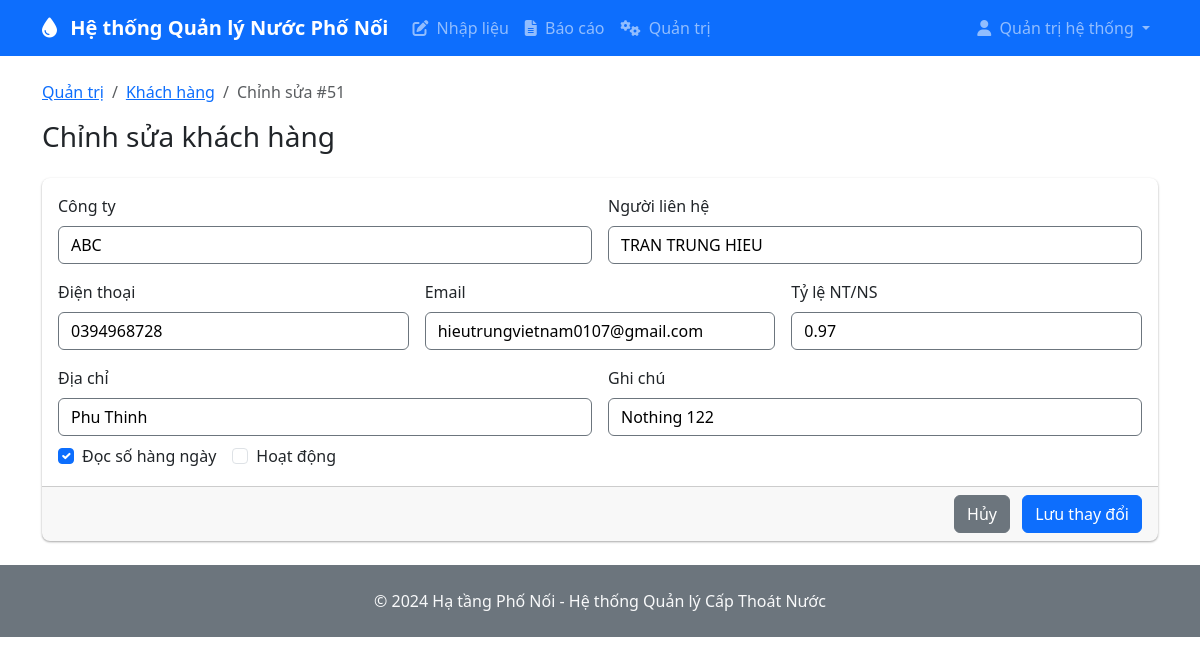
/customers/51/edit (signed in), run on the app's committed database.
### models.py (models this page shows)
class User(UserMixin, db.Model):
    id = db.Column(db.Integer, primary_key=True)
    username = db.Column(db.String(64), unique=True, nullable=False)
    email = db.Column(db.String(120), unique=True, nullable=False)
    password_hash = db.Column(db.String(256))
    role = db.Column(Enum(UserRole), nullable=False, default=UserRole.DATA_ENTRY)
    full_name = db.Column(db.String(120))
    created_at = db.Column(db.DateTime, default=datetime.utcnow)
    is_active = db.Column(db.Boolean, default=True)

class Customer(db.Model):
    id = db.Column(db.Integer, primary_key=True)
    company_name = db.Column(db.String(200), nullable=False)
    contact_person = db.Column(db.String(120))
    phone = db.Column(db.String(20))
    email = db.Column(db.String(120))
    address = db.Column(db.Text)
    notes = db.Column(db.Text)
    water_ratio = db.Column(db.Float, default=0.8)  # Wastewater to clean water ratio
    daily_reading = db.Column(db.Boolean, default=False)  # True for large customers
    created_at = db.Column(db.DateTime, default=datetime.utcnow)
    is_active = db.Column(db.Boolean, default=True)

### routes.py (the view, shortened to what this page needs)
@app.route('/customers/<int:customer_id>/edit', methods=['GET', 'POST'])
@login_required
def edit_customer(customer_id):
    customer = Customer.query.get_or_404(customer_id)
    return render_template('edit_page/customer_edit.html', customer=customer)

### app.py (called while the page is built)
@login_manager.user_loader
def load_user(user_id):
    from models import User
    return User.query.get(int(user_id))

### templates/edit_page/customer_edit.html (shortened to what this page needs)
{% extends "base.html" %}
{% block content %}
<div class="row">
  <div class="col-12">
    <nav aria-label="breadcrumb">
      <ol class="breadcrumb">
        <li class="breadcrumb-item"><a href="{{ url_for('admin') }}">Quản trị</a></li>
        <li class="breadcrumb-item"><a href="{{ url_for('admin') }}#customers">Khách hàng</a></li>
        <li class="breadcrumb-item active" aria-current="page">Chỉnh sửa #{{ customer.id }}</li>
      </ol>
    </nav>
    <h3>Chỉnh sửa khách hàng</h3>
  </div>
</div>
<form method="post" action="{{ url_for('edit_customer', customer_id=customer.id) }}">
  <div class="card mt-3">
    <div class="card-body">
      <div class="row g-3">
        <div class="col-md-6">
          <label class="form-label">Công ty</label>
          <input name="company_name" class="form-control" required value="{{ customer.company_name }}">
        </div>
        <div class="col-md-6">
          <label class="form-label">Người liên hệ</label>
          <input name="contact_person" class="form-control" value="{{ customer.contact_person or '' }}">
        </div>
        <div class="col-md-4">
          <label class="form-label">Điện thoại</label>
          <input name="phone" class="form-control" value="{{ customer.phone or '' }}">
        </div>
        <div class="col-md-4">
          <label class="form-label">Email</label>
          <input name="email" type="email" class="form-control" value="{{ customer.email or '' }}">
        </div>
        <div class="col-md-4">
          <label class="form-label">Tỷ lệ NT/NS</label>
          <input name="water_ratio" type="number" step="0.01" class="form-control" value="{{ '%.2f'|format(customer.water_ratio or 0) }}">
        </div>
        <div class="col-md-6">
          <label class="form-label">Địa chỉ</label>
          <input name="address" class="form-control" value="{{ customer.address or '' }}">
        </div>
        <div class="col-md-6">
          <label class="form-label">Ghi chú</label>
          <input name="notes" class="form-control" value="{{ customer.notes or '' }}">
        </div>
        <div class="col-12 d-flex gap-3 align-items-center mt-2">
          <div class="form-check">
            <input class="form-check-input" type="checkbox" id="daily_reading" name="daily_reading" {% if customer.daily_reading %}checked{% endif %}>
            <label class="form-check-label" for="daily_reading">Đọc số hàng ngày</label>
          </div>
          <div class="form-check">
            <input class="form-check-input" type="checkbox" id="is_active" name="is_active" {% if customer.is_active %}checked{% endif %}>
            <label class="form-check-label" for="is_active">Hoạt động</label>
          </div>
        </div>
      </div>
    </div>
    <div class="card-footer text-end">
      <a class="btn btn-secondary me-2" href="{{ url_for('admin') }}#customers">Hủy</a>
      <button type="submit" class="btn btn-primary">Lưu thay đổi</button>
    </div>
  </div>
</form>
{% endblock %}

### templates/base.html (shortened to what this page needs)
<!DOCTYPE html>
<html lang="vi" data-bs-theme="light">
<head>
    <link href="https://cdn.jsdelivr.net/npm/bootstrap@5.3.3/dist/css/bootstrap.min.css" rel="stylesheet">
    <link rel="stylesheet" href="https://cdnjs.cloudflare.com/ajax/libs/font-awesome/6.4.0/css/all.min.css">
    <link rel="stylesheet" href="{{ url_for('static', filename='css/custom.css') }}">
</head>
<body>
    <nav class="navbar navbar-expand-lg navbar-dark bg-primary">
        <div class="container">
            <a class="navbar-brand" href="{{ url_for('dashboard') }}">
                <i class="fas fa-tint me-2"></i>
                Hệ thống Quản lý Nước Phố Nối
            </a>
            <div class="collapse navbar-collapse" id="navbarNav">
                <ul class="navbar-nav me-auto">
                    {% if current_user.is_authenticated %}
                    {% if current_user.role.value in ['data_entry', 'plant_manager', 'admin'] %}
                    <li class="nav-item">
                        <a class="nav-link" href="{{ url_for('data_entry') }}">
                            <i class="fas fa-edit me-1"></i> Nhập liệu
                        </a>
                    </li>
                    {% endif %}
                    {% if current_user.role.value in ['accounting', 'plant_manager', 'leadership', 'admin'] %}
                    <li class="nav-item">
                        <a class="nav-link" href="{{ url_for('reports') }}">
                            <i class="fas fa-file-alt me-1"></i> Báo cáo
                        </a>
                    </li>
                    {% endif %}
                    {% if current_user.role.value == 'admin' %}
                    <li class="nav-item">
                        <a class="nav-link" href="{{ url_for('admin') }}">
                            <i class="fas fa-cogs me-1"></i> Quản trị
                        </a>
                    </li>
                    {% endif %}
                    {% endif %}
                </ul>
                {% if current_user.is_authenticated %}
                <ul class="navbar-nav">
                    <li class="nav-item dropdown">
                        <a class="nav-link dropdown-toggle" href="#" role="button" data-bs-toggle="dropdown">
                            <i class="fas fa-user me-1"></i> {{ current_user.full_name or current_user.username }}
                        </a>
                    </li>
                </ul>
                {% endif %}
            </div>
        </div>
    </nav>
    <main class="container my-4">
        {% block content %}{% endblock %}
    </main>
    <footer class="bg-secondary text-light py-4 mt-auto">
        <div class="container text-center">
            <p class="mb-0">&copy; 2024 Hạ tầng Phố Nối - Hệ thống Quản lý Cấp Thoát Nước</p>
        </div>
    </footer>
</body>
</html>

### static/css/custom.css (style rules this page uses)
.btn { border-radius: 6px; font-weight: 500; }
.card { border: none; box-shadow: 0 1px 3px rgba(0,0,0,0.12), 0 1px 2px rgba(0,0,0,0.24); border-radius: 8px; }
.form-control, .form-select { border-radius: 6px; border: 1px solid var(--bs-border-color); }
.navbar-brand { font-weight: 600; }
.form-control { color: #000000 !important; background-color: rgb(255, 255, 255) !important; border-color: #6c757d !important; }

### data on the page
User: full_name "Quản trị hệ thống"
Customer: id "51", company_name "ABC", contact_person "TRAN TRUNG HIEU", phone "0394968728", email "hieutrungvietnam0107@gmail.com", water_ratio "0.97", address "Phu Thinh", notes "Nothing 122", daily_reading "☑"
